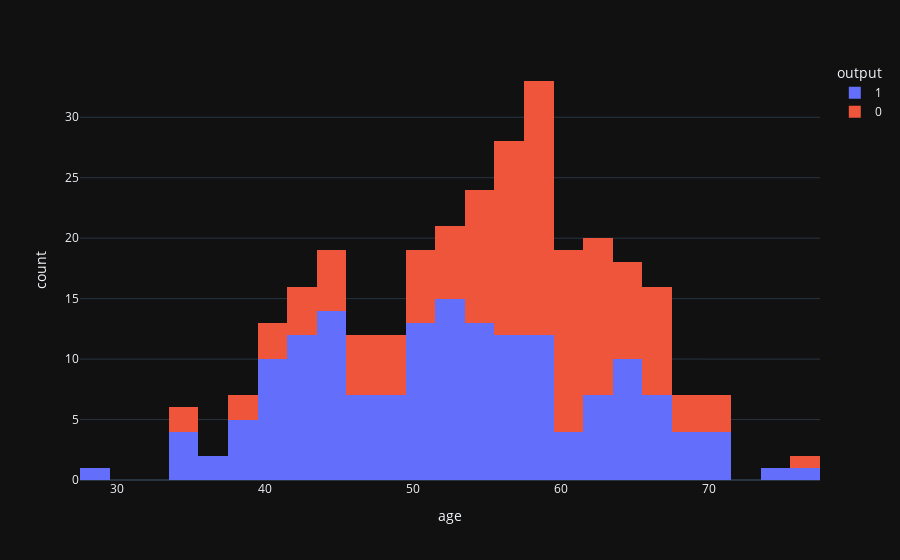

Here is the notebook cell this chart was saved with:
### Code cell
px.histogram(heart_data, x = 'age', color = 'output', template = 'plotly_dark')

### Figure 1 — Plotly figure (JSON) as saved in the notebook; plotly's stock layout.template omitted (floating-point values rounded to 4 significant figures; data arrays with more than 128 entries replaced by an {"elided": "..."} marker saying what was removed)
{"data": [{"alignmentgroup": "True", "bingroup": "x", "hovertemplate": "output=1<br>age=%{x}<br>count=%{y}<extra></extra>", "legendgroup": "1", "marker": {"color": "#636efa"}, "name": "1", "offsetgroup": "1", "orientation": "v", "showlegend": true, "type": "histogram", "x": {"elided": "165 int values"}, "xaxis": "x", "yaxis": "y"}, {"alignmentgroup": "True", "bingroup": "x", "hovertemplate": "output=0<br>age=%{x}<br>count=%{y}<extra></extra>", "legendgroup": "0", "marker": {"color": "#EF553B"}, "name": "0", "offsetgroup": "0", "orientation": "v", "showlegend": true, "type": "histogram", "x": {"elided": "138 int values"}, "xaxis": "x", "yaxis": "y"}], "layout": {"barmode": "relative", "legend": {"title": {"text": "output"}, "tracegroupgap": 0}, "margin": {"t": 60}, "xaxis": {"anchor": "y", "domain": [0, 1], "title": {"text": "age"}}, "yaxis": {"anchor": "x", "domain": [0, 1], "title": {"text": "count"}}}}
